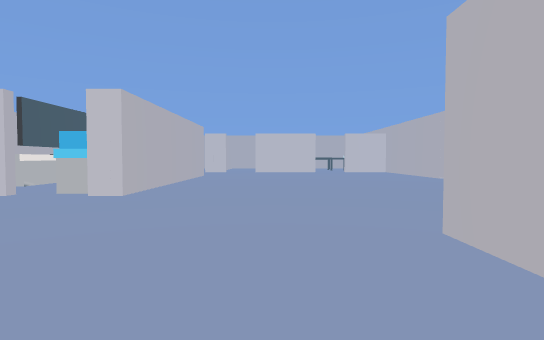
[1] (above)

17 first-person views from a walk through a 3-D level made in the Unity game engine. The camera is 1.2 m above the floor, tilts 2° down and sees 80° across. The floor is counted in squares, 2 m on a side. Each view is taken from the middle of a square. On the plan, view 1 faces up. The plan holds only what a view shows up to about 10 squares ahead; the rest is blank. The player character is not drawn.

[2]
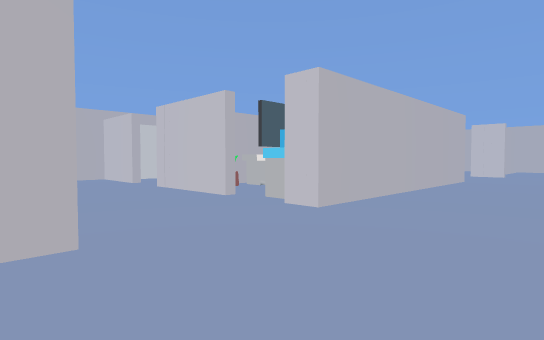

[3]
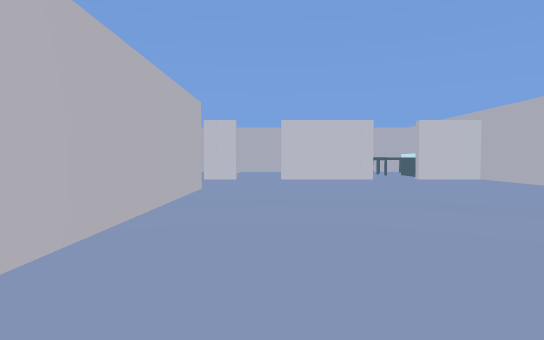

[4]
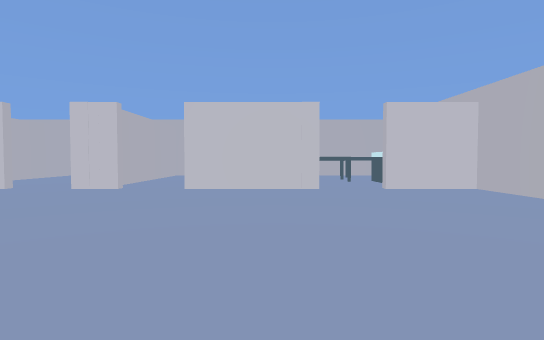

[5]
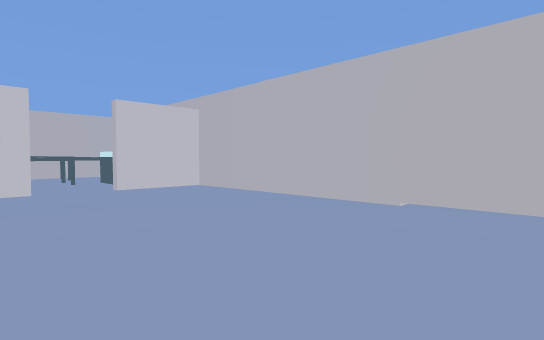

[6]
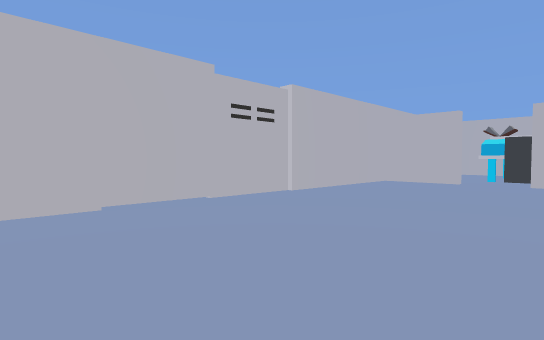

[7]
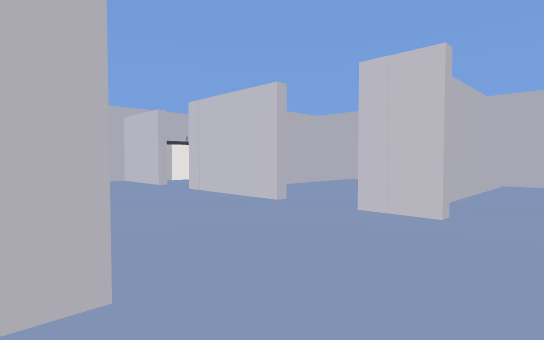

[8]
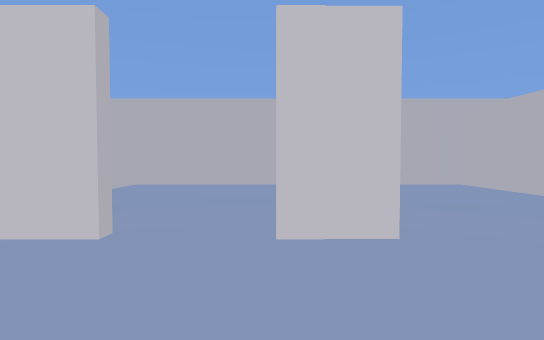

[9]
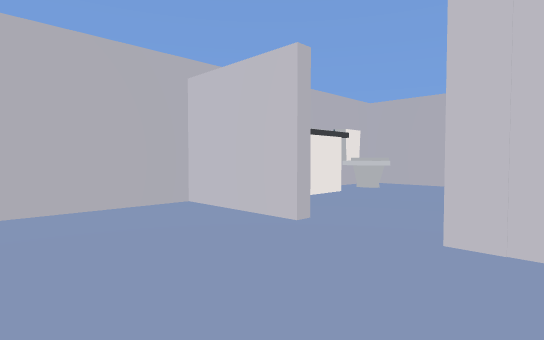

[10]
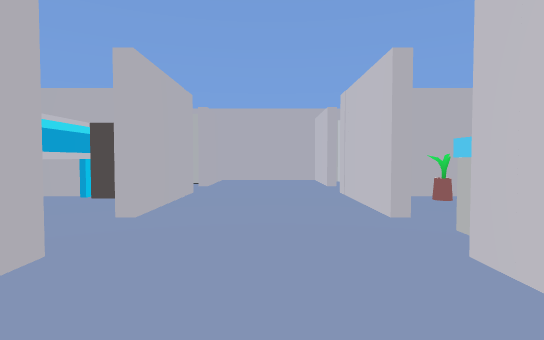

[11]
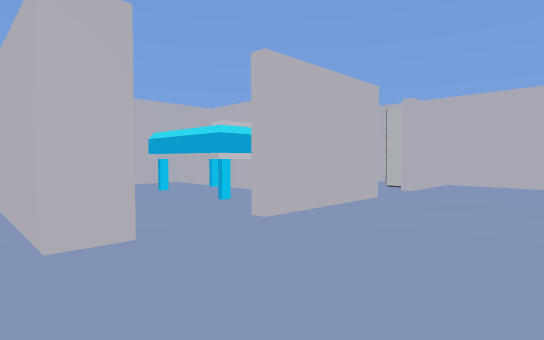

[12]
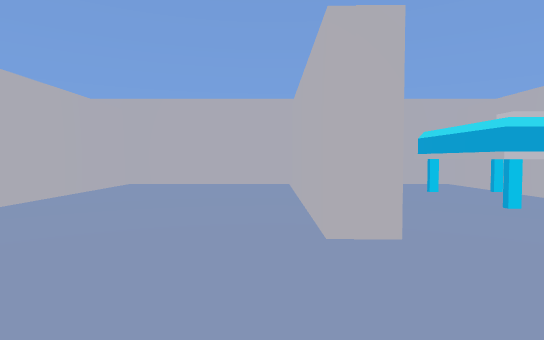

[13]
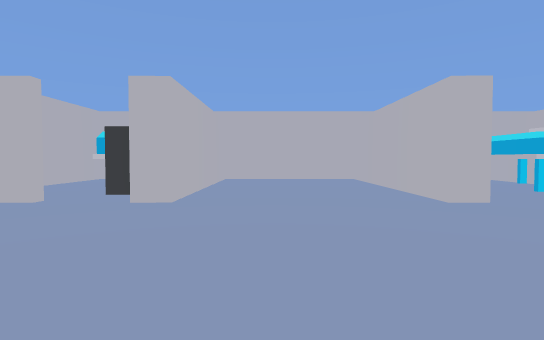

[14]
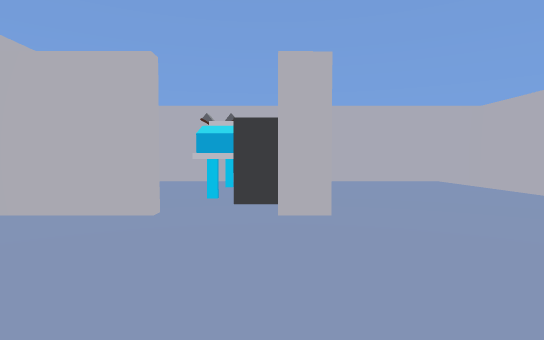

[15]
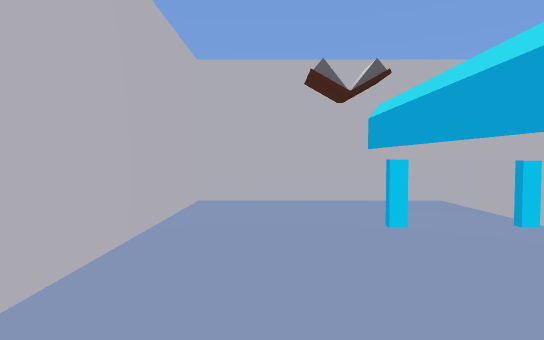

[16]
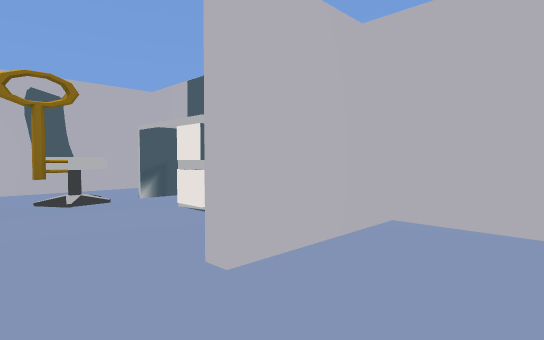

[17]
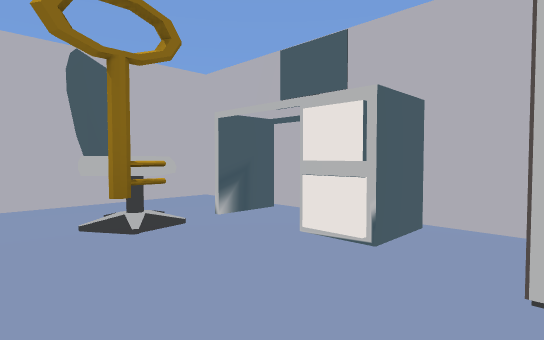

### Floor plan
Points are (right, up) in squares from view 1. A wall is a line through its corners. A room is listed if a view was taken in it or the views show most of it. See-through windows are left out.
Room 1 (views 1, 2, 3, 4, 5, 6, 7, 8, 9, 10, 11, 12, 13, 14, 15)
walls: (-2.4, 11.5) (-2.4, 6.4); (-3.6, 6.4) (-4.2, 6.4); (-4.2, 5.2) (-6.8, 5.2); (-6.2, 7.5) (-6.2, 6.4); (-2, 14.4) (-3, 14.4); (2, 14.4) (-0.8, 14.4); (-4.2, 14.4) (-6.8, 14.4); (-3, 2.6) (-2.4, 2.6) (-2.4, -2.6) (1.4, -2.6) (1.4, -0.4); (3.1, 2.6) (5.1, 2.6) (5.1, 14.4); (1.4, 17.1) (1.4, 19.5) (0, 19.5); (-6.8, 2.6) (-4.2, 2.6); (-8, 14.4) (-10.1, 14.4) (-10.1, 12.2); (-1.6, 19.5) (-2.4, 19.5) (-2.4, 15.4); (1.6, -1.4) (1.6, -2.6) (5.1, -2.6) (5.1, 0.9); (3.6, 19.5) (2.6, 19.5)
ways out: opening at (-7.5, 5) to room 2; opening at (-5.5, 4) to room 2; opening at (-4, 3) to room 3; opening at (-4, 15) to room 4; opening at (-7.5, 15)
objects: other object (-9, 6); other object (-6, 6); other object (-6, 8) to (-6, 10); other object (-3, 6); other object (2, -1) to (3, 1); other object (2, 2); other object (2, 17) to (3, 17); other object (3, 18) to (4, 19); other object (4, 15) to (4, 17)
Room 2 (view 16)
walls: (-8, 5.2) (-10.1, 5.2) (-10.1, 2.6) (-8, 2.6)
ways out: opening at (-7.5, 5) to room 1; opening at (-5.5, 4) to room 1; opening at (-7.5, 3) to room 3
Room 3 (view 17)
walls: (-6.2, -0.5) (-6.2, -2.6) (-5, -2.6); (-10.1, 1.8) (-10.1, -2.6) (-7.4, -2.6)
ways out: opening at (-4, 3) to room 1; opening at (-7.5, 3) to room 2
objects: other object (-9, -1) to (-8, -1); other object (-9, 1); other object (-9, 2); key (-8, 0); other object (-6, -1) to (-5, 1); other object (-6, 2)
Room 4 (no view inside)
walls: (-2.9, 19.5) (-6.2, 19.5) (-6.2, 16.6)
ways out: opening at (-4, 15) to room 1

Positions as (right, up) in squares from view 1, and headings:
1: (0, 0), facing up
2: (0, 2), facing up-left
3: (-1, 5), facing up
4: (1, 8), facing up
5: (1, 8), facing up-right
6: (1, 11), facing down-right
7: (-1, 11), facing up-left
8: (-3, 12), facing up
9: (-6, 12), facing up-left
10: (-1, 4), facing left
11: (-2, 5), facing down-left
12: (-2, 5), facing down
13: (0, 7), facing down
14: (2, 6), facing down
15: (4, 2), facing down
16: (-7, 4), facing down-left
17: (-7, 2), facing down-left
